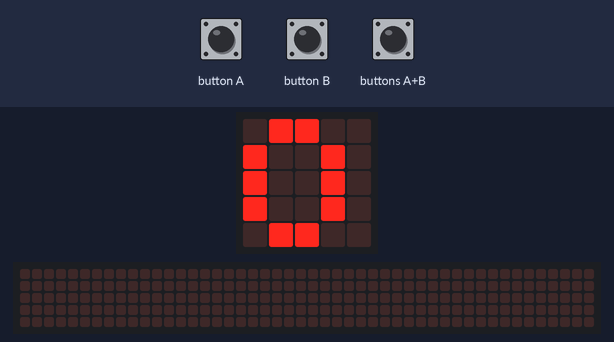
Recording of a program running on a simulated BBC micro:bit (MakeCode). Shown: the board's 5×5 LED display, a strip that is not on the board, showing the scrolling text unrolled. Inputs (shaded band) come from the test bench. The 48×5 strip is a reading aid, not a part: it shows the text the display is scrolling, unrolled, one strip-width of it at a time.

Above: at 3.5 s.
3.6 s: button B pressed for 0.15 s
At 3.82 s:
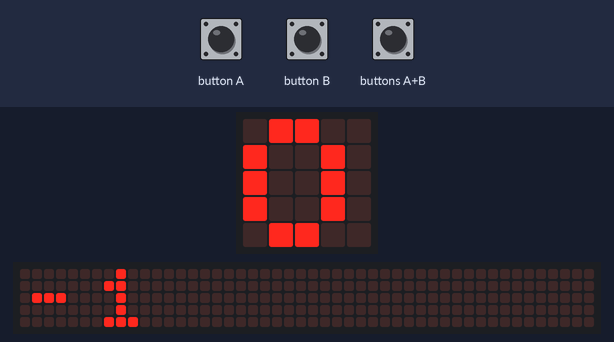
4.3 s: button A pressed for 0.15 s
5.0 s: button A pressed for 0.15 s
5.7 s: button B pressed for 0.15 s
6.4 s: buttons A+B pressed for 0.15 s
At 10.2 s:
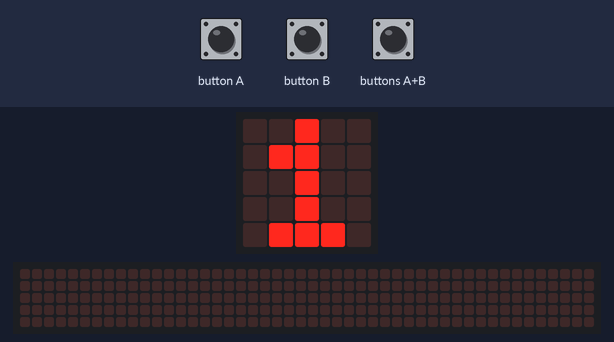
Timing chart, 0 to 11.1 s (numbered marks = the images above; inputs shaded):
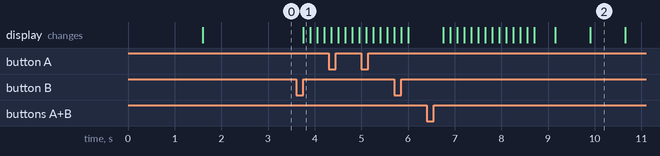

The program:

main.ts
```typescript
input.onButtonPressed(Button.A, function () {
    cnt += 1
    basic.showNumber(cnt)
})
input.onButtonPressed(Button.AB, function () {
    cnt = 0
    basic.showNumber(cnt)
})
input.onButtonPressed(Button.B, function () {
    cnt += -1
    basic.showNumber(cnt)
})
let cnt = 0
basic.showIcon(IconNames.Happy)
basic.pause(1000)
basic.showNumber(0)
```

test.ts
```typescript
// 在此处测试；当此软件包作为插件使用时，将不会编译此软件包。
```

Measured:
- after the input at 3.6 s, the display: changes after 0.15 s (image 1)
